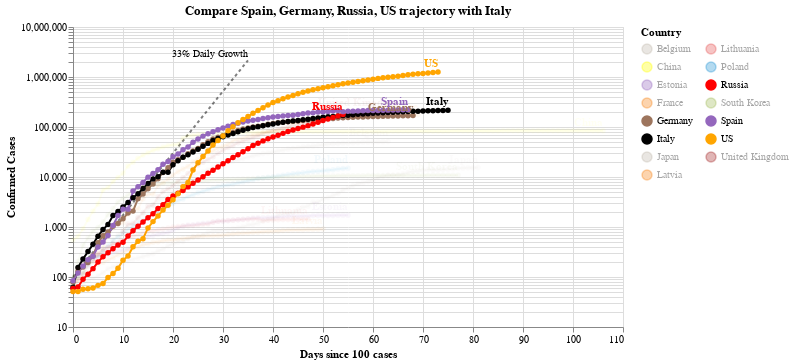

The code cell stored with this chart in its notebook:
### Code cell
#hide_input
chart2 = make_since_chart(dff2, ['Spain', 'Germany','Russia', 'US'], baseline_countries)
chart2

### Figure 1 — Vega-Lite specification as saved in the notebook (floating-point values rounded to 4 significant figures; data arrays with more than 128 entries replaced by an {"elided": "..."} marker saying what was removed)
{"config": {"view": {"continuousWidth": 400, "continuousHeight": 300}}, "layer": [{"mark": {"type": "line", "color": "black", "opacity": 0.5, "strokeDash": [3, 3]}, "encoding": {"x": {"type": "quantitative", "field": "Days since 100 cases"}, "y": {"type": "quantitative", "field": "Confirmed Cases"}}}, {"mark": {"type": "text", "align": "right", "dy": -6, "fontSize": 10, "text": "33% Daily Growth"}, "encoding": {"x": {"type": "quantitative", "field": "Days since 100 cases"}, "y": {"type": "quantitative", "field": "Confirmed Cases"}}, "transform": [{"filter": "(datum['Days since 100 cases'] >= 35)"}]}, {"data": {"name": "data-a58c63f9ff5823d68f13178570572ab0"}, "mark": {"type": "line", "point": true}, "encoding": {"color": {"type": "nominal", "field": "Country", "legend": {"columns": 2}, "scale": {"domain": ["Belgium", "China", "Estonia", "France", "Germany", "Italy", "Japan", "Latvia", "Lithuania", "Poland", "Russia", "South Korea", "Spain", "US", "United Kingdom"], "range": ["#C1B7AD", "yellow", "#9467bd", "#F58518", "#9D755D", "black", "#C1B7AD", "#F58518", "#E45756", "#2495D3", "red", "#A1BA59", "#9467bd", "orange", "brown"]}}, "opacity": {"condition": {"value": 1, "selection": "selector003"}, "value": 0.05}, "tooltip": [{"type": "nominal", "field": "Country"}, {"type": "temporal", "field": "Date"}, {"type": "quantitative", "field": "Confirmed Cases"}, {"type": "quantitative", "field": "Days since 100 cases"}], "x": {"type": "quantitative", "field": "Days since 100 cases"}, "y": {"type": "quantitative", "field": "Confirmed Cases", "scale": {"type": "log"}}}, "selection": {"selector003": {"type": "multi", "fields": ["Country"], "bind": "legend", "init": [{"Country": "Spain"}, {"Country": "Germany"}, {"Country": "Russia"}, {"Country": "US"}, {"Country": "Italy"}]}}, "width": 550}, {"data": {"name": "data-a58c63f9ff5823d68f13178570572ab0"}, "mark": {"type": "text", "align": "right", "dy": -8, "fontWeight": "bold"}, "encoding": {"color": {"type": "nominal", "field": "Country", "legend": {"columns": 2}, "scale": {"domain": ["Belgium", "China", "Estonia", "France", "Germany", "Italy", "Japan", "Latvia", "Lithuania", "Poland", "Russia", "South Korea", "Spain", "US", "United Kingdom"], "range": ["#C1B7AD", "yellow", "#9467bd", "#F58518", "#9D755D", "black", "#C1B7AD", "#F58518", "#E45756", "#2495D3", "red", "#A1BA59", "#9467bd", "orange", "brown"]}}, "opacity": {"condition": {"value": 1, "selection": "selector003"}, "value": 0.05}, "text": {"type": "nominal", "field": "Country"}, "tooltip": [{"type": "nominal", "field": "Country"}, {"type": "temporal", "field": "Date"}, {"type": "quantitative", "field": "Confirmed Cases"}, {"type": "quantitative", "field": "Days since 100 cases"}], "x": {"type": "quantitative", "field": "Days since 100 cases"}, "y": {"type": "quantitative", "field": "Confirmed Cases", "scale": {"type": "log"}}}, "transform": [{"filter": "(datum['Date'] >= 1588809600000)"}], "width": 550}], "data": {"name": "data-c1a3bbf4dd040f2e7e8e7a69520e3c2a"}, "title": "Compare Spain, Germany, Russia, US trajectory with Italy", "$schema": "https://vega.github.io/schema/vega-lite/v4.0.2.json", "datasets": {"data-c1a3bbf4dd040f2e7e8e7a69520e3c2a": [{"Days since 100 cases": 0, "Confirmed Cases": 100.0}, {"Days since 100 cases": 1, "Confirmed Cases": 133.0}, {"Days since 100 cases": 2, "Confirmed Cases": 176.9}, {"Days since 100 cases": 3, "Confirmed Cases": 235.3}, {"Days since 100 cases": 4, "Confirmed Cases": 312.9}, {"Days since 100 cases": 5, "Confirmed Cases": 416.2}, {"Days since 100 cases": 6, "Confirmed Cases": 553.5}, {"Days since 100 cases": 7, "Confirmed Cases": 736.1}, {"Days since 100 cases": 8, "Confirmed Cases": 979.1}, {"Days since 100 cases": 9, "Confirmed Cases": 1302.0}, {"Days since 100 cases": 10, "Confirmed Cases": 1732.0}, {"Days since 100 cases": 11, "Confirmed Cases": 2303.0}, {"Days since 100 cases": 12, "Confirmed Cases": 3064.0}, {"Days since 100 cases": 13, "Confirmed Cases": 4074.0}, {"Days since 100 cases": 14, "Confirmed Cases": 5419.0}, {"Days since 100 cases": 15, "Confirmed Cases": 7207.0}, {"Days since 100 cases": 16, "Confirmed Cases": 9586.0}, {"Days since 100 cases": 17, "Confirmed Cases": 12750.0}, {"Days since 100 cases": 18, "Confirmed Cases": 16960.0}, {"Days since 100 cases": 19, "Confirmed Cases": 22550.0}, {"Days since 100 cases": 20, "Confirmed Cases": 29990.0}, {"Days since 100 cases": 21, "Confirmed Cases": 39890.0}, {"Days since 100 cases": 22, "Confirmed Cases": 53060.0}, {"Days since 100 cases": 23, "Confirmed Cases": 70560.0}, {"Days since 100 cases": 24, "Confirmed Cases": 93850.0}, {"Days since 100 cases": 25, "Confirmed Cases": 124800.0}, {"Days since 100 cases": 26, "Confirmed Cases": 166000.0}, {"Days since 100 cases": 27, "Confirmed Cases": 220800.0}, {"Days since 100 cases": 28, "Confirmed Cases": 293700.0}, {"Days since 100 cases": 29, "Confirmed Cases": 390600.0}, {"Days since 100 cases": 30, "Confirmed Cases": 519500.0}, {"Days since 100 cases": 31, "Confirmed Cases": 690900.0}, {"Days since 100 cases": 32, "Confirmed Cases": 918900.0}, {"Days since 100 cases": 33, "Confirmed Cases": 1222000.0}, {"Days since 100 cases": 34, "Confirmed Cases": 1625000.0}, {"Days since 100 cases": 35, "Confirmed Cases": 2162000.0}], "data-a58c63f9ff5823d68f13178570572ab0": {"elided": "1020 records"}}}
